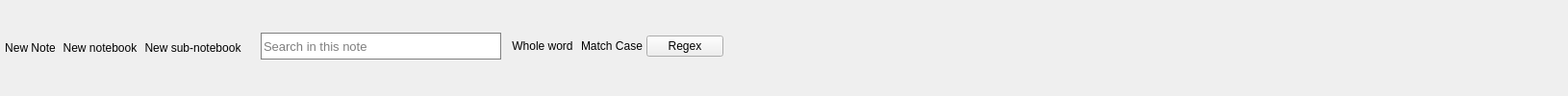
        <widget class="QWidget" name="rootOptions" native="true">
         <property name="sizePolicy">
          <sizepolicy hsizetype="Preferred" vsizetype="Fixed">
           <horstretch>0</horstretch>
           <verstretch>0</verstretch>
          </sizepolicy>
         </property>
         <property name="minimumSize">
          <size>
           <width>0</width>
           <height>0</height>
          </size>
         </property>
         <property name="styleSheet">
          <string notr="true">QFrame{
	border-style:None;
}</string>
         </property>
         <layout class="QHBoxLayout" name="horizontalLayout_6">
          <property name="spacing">
           <number>6</number>
          </property>
          <property name="leftMargin">
           <number>0</number>
          </property>
          <property name="topMargin">
           <number>0</number>
          </property>
          <property name="rightMargin">
           <number>0</number>
          </property>
          <property name="bottomMargin">
           <number>0</number>
          </property>
          <item>
           <widget class="QFrame" name="buttonFrame">
            <property name="styleSheet">
             <string notr="true">QPushButton{
	border:None;
}

QPushButton:hover{
	background-color:rgba(211,211,211,0.5);
}

QPushButton:pressed{
	border:1px solid blue;
}</string>
            </property>
            <property name="frameShape">
             <enum>QFrame::StyledPanel</enum>
            </property>
            <property name="frameShadow">
             <enum>QFrame::Plain</enum>
            </property>
            <layout class="QHBoxLayout" name="horizontalLayout_12">
             <property name="spacing">
              <number>3</number>
             </property>
             <property name="leftMargin">
              <number>3</number>
             </property>
             <property name="topMargin">
              <number>0</number>
             </property>
             <property name="rightMargin">
              <number>0</number>
             </property>
             <property name="bottomMargin">
              <number>0</number>
             </property>
             <item>
              <widget class="QPushButton" name="newNote">
               <property name="sizePolicy">
                <sizepolicy hsizetype="Preferred" vsizetype="Fixed">
                 <horstretch>0</horstretch>
                 <verstretch>0</verstretch>
                </sizepolicy>
               </property>
               <property name="minimumSize">
                <size>
                 <width>0</width>
                 <height>0</height>
                </size>
               </property>
               <property name="styleSheet">
                <string notr="true">QPushButton{
	border:None;
	padding:4px 2px 4px 2px;
}

QPushButton:hover{
	background-color:rgba(211,211,211,0.5);
}

QPushButton:pressed{
	border:1px solid blue;
}</string>
               </property>
               <property name="text">
                <string>New Note</string>
               </property>
               <property name="icon">
                <iconset resource="../../../resource.qrc">
                 <normaloff>:/icons/Icons/16x16/doc_new.png</normaloff>:/icons/Icons/16x16/doc_new.png</iconset>
               </property>
              </widget>
             </item>
             <item>
              <widget class="QPushButton" name="newNotebook">
               <property name="sizePolicy">
                <sizepolicy hsizetype="Preferred" vsizetype="Fixed">
                 <horstretch>0</horstretch>
                 <verstretch>0</verstretch>
                </sizepolicy>
               </property>
               <property name="minimumSize">
                <size>
                 <width>0</width>
                 <height>0</height>
                </size>
               </property>
               <property name="styleSheet">
                <string notr="true">QPushButton{
	border:None;
	padding:4px 2px 4px 2px;
}

QPushButton:hover{
	background-color:rgba(211,211,211,0.5);
}

QPushButton:pressed{
	border:1px solid blue;
}</string>
               </property>
               <property name="text">
                <string>New notebook</string>
               </property>
               <property name="icon">
                <iconset resource="../../../resource.qrc">
                 <normaloff>:/icons/Icons/16x16/folder_plus.png</normaloff>:/icons/Icons/16x16/folder_plus.png</iconset>
               </property>
              </widget>
             </item>
             <item>
              <widget class="QPushButton" name="newSubNotebook">
               <property name="sizePolicy">
                <sizepolicy hsizetype="Preferred" vsizetype="Fixed">
                 <horstretch>0</horstretch>
                 <verstretch>0</verstretch>
                </sizepolicy>
               </property>
               <property name="minimumSize">
                <size>
                 <width>0</width>
                 <height>0</height>
                </size>
               </property>
               <property name="styleSheet">
                <string notr="true">QPushButton{
	border:None;
	padding:4px 2px 4px 2px;
}

QPushButton:hover{
	background-color:rgba(211,211,211,0.5);
}

QPushButton:pressed{
	border:1px solid blue;
}</string>
               </property>
               <property name="text">
                <string>New sub-notebook</string>
               </property>
               <property name="icon">
                <iconset resource="../../../resource.qrc">
                 <normaloff>:/icons/Icons/16x16/subfolder.png</normaloff>:/icons/Icons/16x16/subfolder.png</iconset>
               </property>
              </widget>
             </item>
            </layout>
           </widget>
          </item>
          <item>
           <widget class="QFrame" name="findFrame">
            <property name="styleSheet">
             <string notr="true"/>
            </property>
            <property name="frameShape">
             <enum>QFrame::StyledPanel</enum>
            </property>
            <property name="frameShadow">
             <enum>QFrame::Raised</enum>
            </property>
            <layout class="QHBoxLayout" name="horizontalLayout_10">
             <property name="spacing">
              <number>1</number>
             </property>
             <item>
              <widget class="QFrame" name="frame">
               <property name="sizePolicy">
                <sizepolicy hsizetype="Preferred" vsizetype="Preferred">
                 <horstretch>0</horstretch>
                 <verstretch>0</verstretch>
                </sizepolicy>
               </property>
               <property name="frameShape">
                <enum>QFrame::StyledPanel</enum>
               </property>
               <property name="frameShadow">
                <enum>QFrame::Plain</enum>
               </property>
               <layout class="QHBoxLayout" name="horizontalLayout_11">
                <property name="spacing">
                 <number>0</number>
                </property>
                <property name="leftMargin">
                 <number>3</number>
                </property>
                <property name="topMargin">
                 <number>0</number>
                </property>
                <property name="rightMargin">
                 <number>3</number>
                </property>
                <property name="bottomMargin">
                 <number>3</number>
                </property>
                <item>
                 <widget class="QLineEdit" name="searchBar">
                  <property name="sizePolicy">
                   <sizepolicy hsizetype="Preferred" vsizetype="Fixed">
                    <horstretch>0</horstretch>
                    <verstretch>0</verstretch>
                   </sizepolicy>
                  </property>
                  <property name="minimumSize">
                   <size>
                    <width>250</width>
                    <height>28</height>
                   </size>
                  </property>
                  <property name="font">
                   <font>
                    <pointsize>10</pointsize>
                   </font>
                  </property>
                  <property name="styleSheet">
                   <string notr="true">QLineEdit{
	border: 1px solid grey;
}

QLineEdit:focus{
	border: 1px solid black;
}</string>
                  </property>
                  <property name="placeholderText">
                   <string>Search in this note</string>
                  </property>
                 </widget>
                </item>
                <item>
                 <widget class="QLabel" name="errorLabel">
                  <property name="text">
                   <string/>
                  </property>
                 </widget>
                </item>
                <item>
                 <widget class="QPushButton" name="wholeWord">
                  <property name="cursor">
                   <cursorShape>PointingHandCursor</cursorShape>
                  </property>
                  <property name="styleSheet">
                   <string notr="true">QPushButton{
	border-style:None;
	padding:6px 4px 6px 4px;
}

QPushButton:checked{
	background-color:rgba(211,211,211,0.4);
}

QPushButton:!checked:hover{
	padding-top:1px;
	padding-left:1px;
}</string>
                  </property>
                  <property name="text">
                   <string>Whole word</string>
                  </property>
                  <property name="iconSize">
                   <size>
                    <width>31</width>
                    <height>31</height>
                   </size>
                  </property>
                  <property name="checkable">
                   <bool>true</bool>
                  </property>
                 </widget>
                </item>
                <item>
                 <widget class="QPushButton" name="matchCase">
                  <property name="cursor">
                   <cursorShape>PointingHandCursor</cursorShape>
                  </property>
                  <property name="toolTip">
                   <string>Case sensitive</string>
                  </property>
                  <property name="styleSheet">
                   <string notr="true">QPushButton{
	border-style:None;
	padding:6px 4px 6px 4px;
}

QPushButton:checked{
	background-color:rgba(211,211,211,0.4);
}

QPushButton:!checked:hover{
	padding-top:1px;
	padding-left:1px;
}</string>
                  </property>
                  <property name="text">
                   <string>Match Case</string>
                  </property>
                  <property name="iconSize">
                   <size>
                    <width>31</width>
                    <height>31</height>
                   </size>
                  </property>
                  <property name="checkable">
                   <bool>true</bool>
                  </property>
                 </widget>
                </item>
                <item>
                 <widget class="QPushButton" name="regexButton">
                  <property name="cursor">
                   <cursorShape>PointingHandCursor</cursorShape>
                  </property>
                  <property name="styleSheet">
                   <string notr="true">QPushButton{
	border-style:None;
	padding:6px 4px 6px 4px;
}

QPushButton:checked{
	background-color:rgba(211,211,211,0.4);
}

QPushButton:!checked:hover{
	padding-top:1px;
	padding-left:1px;
}s</string>
                  </property>
                  <property name="text">
                   <string>   Regex   </string>
                  </property>
                  <property name="iconSize">
                   <size>
                    <width>31</width>
                    <height>31</height>
                   </size>
                  </property>
                  <property name="checkable">
                   <bool>true</bool>
                  </property>
                 </widget>
                </item>
               </layout>
              </widget>
             </item>
             <item>
              <widget class="QPushButton" name="prevMatch">
               <property name="toolTip">
                <string>Previous match</string>
               </property>
               <property name="styleSheet">
                <string notr="true">QPushButton{
	border:None;
	margin:0px;
	padding:0px;
}

QPushButton:hover{
	border-style:solid;
	border-color:black;
	background-origin:border-box;
	padding-top: 3px;
    padding-left: 4px;
}

QPushButton:pressed{
	padding-top: 1px;
	padding-left :1px;
}</string>
               </property>
               <property name="text">
                <string/>
               </property>
               <property name="icon">
                <iconset resource="../../../resource.qrc">
                 <normaloff>:/icons/Icons/32x32/arrow_top.png</normaloff>:/icons/Icons/32x32/arrow_top.png</iconset>
               </property>
               <property name="iconSize">
                <size>
                 <width>20</width>
                 <height>20</height>
                </size>
               </property>
              </widget>
             </item>
             <item>
              <widget class="QPushButton" name="nextMatch">
               <property name="toolTip">
                <string>Next match</string>
               </property>
               <property name="styleSheet">
                <string notr="true">QPushButton{
	border:None;
	margin:0px;
	padding:0px;
}

QPushButton:hover{
	border-style:solid;
	border-color:black;
	background-origin:border-box;
	padding-top: 3px;
    padding-left: 4px;
}

QPushButton:pressed{
	padding-top: 1px;
	padding-left :1px;
}</string>
               </property>
               <property name="text">
                <string/>
               </property>
               <property name="icon">
                <iconset resource="../../../resource.qrc">
                 <normaloff>:/icons/Icons/32x32/arrow_bottom.png</normaloff>:/icons/Icons/32x32/arrow_bottom.png</iconset>
               </property>
               <property name="iconSize">
                <size>
                 <width>20</width>
                 <height>20</height>
                </size>
               </property>
              </widget>
             </item>
            </layout>
           </widget>
          </item>
          <item>
           <spacer name="emptySpaceMainOptions">
            <property name="orientation">
             <enum>Qt::Horizontal</enum>
            </property>
            <property name="sizeType">
             <enum>QSizePolicy::Ignored</enum>
            </property>
            <property name="sizeHint" stdset="0">
             <size>
              <width>800</width>
              <height>20</height>
             </size>
            </property>
           </spacer>
          </item>
         </layout>
        </widget>
